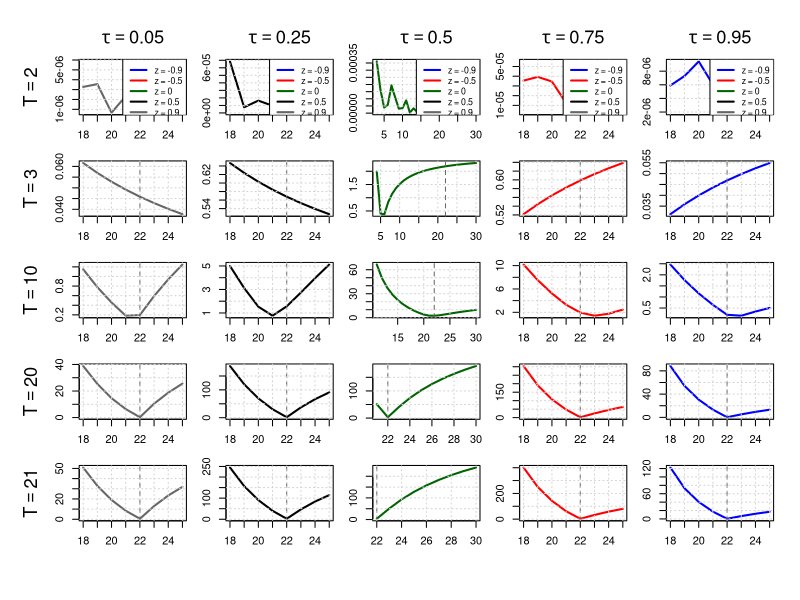

This figure's R source:
# ---------------------------------------------------------------------------
# Figure 1 — Quantile Objective under Corrected Asymmetric Laplace Noise
# ---------------------------------------------------------------------------

rgen_corrected_asy_laplace <- function(n, z, b = 1) {
  stopifnot(abs(z) < 1)
  p_neg <- (1 + z) / 2
  u <- runif(n)
  x <- numeric(n)
  idx_neg <- which(u < p_neg)
  idx_pos <- which(u >= p_neg)
  x[idx_neg] <- -rexp(length(idx_neg), rate = (1 + z) / b)
  x[idx_pos] <-  rexp(length(idx_pos), rate = (1 - z) / b)
  return(x)
}

asy_laplace_variance <- function(z) {
  stopifnot(abs(z) < 1)
  b <- 1  # since the variance will be scaled later
  p_neg <- (1 + z) / 2
  p_pos <- (1 - z) / 2
  rate_neg <- (1 + z) / b
  rate_pos <- (1 - z) / b
  var_neg <- 2 / rate_neg^2
  var_pos <- 2 / rate_pos^2
  mu_neg <- -1 / rate_neg
  mu_pos <- 1 / rate_pos
  mu <- p_neg * mu_neg + p_pos * mu_pos
  ex2 <- p_neg * (var_neg + mu_neg^2) + p_pos * (var_pos + mu_pos^2)
  return(ex2 - mu^2)
}

compute_noise_scale <- function(A, snr, z) {
  sqrt((A / snr)^2 / asy_laplace_variance(z))
}

quantile_loss <- function(u, tau) u * (tau - (u < 0))

med_weighted_tau <- function(I, l, s, tau) {
  T <- length(I)
  x <- I * exp(((1:T) - l)^2 / s^2)
  w <- exp(-((1:T) - l)^2 / s^2)
  o <- order(x); x_sorted <- x[o]; w_sorted <- w[o]
  cum_w <- cumsum(w_sorted)
  k <- min(which(cum_w >= tau * sum(w_sorted)))
  x_sorted[k]
}

compute_a <- function(I, l, s, tau) med_weighted_tau(I, l, s, tau)

objective_function <- function(I, a, l, s, tau) {
  t <- seq_along(I)
  mean(quantile_loss(I - a * exp(-((t - l)^2) / s^2), tau))
}

search_best_s <- function(I, l, tau) {
  optimize(function(s) objective_function(I, compute_a(I, l, s, tau), l, s, tau),
           interval = c(1, 20), tol = 1e-4)$minimum
}

simulate_quantile_objective <- function(T, A, L, S, h, tau, snr, z, seed = NULL, force_l_gt_T = FALSE) {
  if (!is.null(seed)) set.seed(seed)
  signal <- A * exp(-((1:T) - L)^2 / S^2)
  b <- compute_noise_scale(A, snr, z)
  noise <- rgen_corrected_asy_laplace(T, z, b)
  I <- signal + noise
  l_grid <- if (force_l_gt_T) seq(T + 1, h) else seq(L - 4, L + 3)
  
  data.frame(
    l = l_grid,
    loss = sapply(l_grid, function(l) {
      s <- search_best_s(I, l, tau)
      a <- compute_a(I, l, s, tau)
      objective_function(I, a, l, s, tau)
    }),
    T = T, z = z
  )
}

# --- Config ---
A_true <- 15000; L_true <- 22; S_true <- 10; h <- 30
Ts_free <- c(2, 3, 10, 20, 21)
# z_vals <- c(-0.9, -0.5, 0, 0.5, 0.9)
snr <- 1000; seed <- 280; 
# tau_vals <- c(0.25, 0.5, 0.75, 0.95)

# --- Updated Combined Panel Plot for Figure 1 ---
plot_quantile_all_tau_T <- function(results_all, L_true) {
  Ts <- sort(unique(results_all$T))
  taus <- sort(unique(results_all$tau))
  z_vals <- sort(unique(results_all$z))
  colors <- c("blue", "red", "darkgreen", "black", "grey40")
  
  nrow <- length(Ts)
  ncol <- length(taus)
  
  # pdf(file = "figure1_new_asy_laplace_all_tau_T.pdf", width = 2.5 * ncol, height = 2.5 * nrow)
  pdf(file = "figure1_new_asy_laplace_all_tau_T.pdf", width = 2.0 * ncol, height = 2.5 * nrow)
  old_par <- par(mfrow = c(nrow, ncol), mar = c(2, 2, 1.5, 1), oma = c(4, 4, 3, 1), bg = "white")
  on.exit({ par(old_par); dev.off() })
  
  for (i in seq_along(Ts)) {
    for (j in seq_along(taus)) {
      T_val <- Ts[i]
      tau_val <- taus[j]
      df_sub <- subset(results_all, T == T_val & tau == tau_val)
      
      plot(NA, xlim = range(df_sub$l), ylim = range(df_sub$loss),
           xlab = "", ylab = "", main = "", axes = FALSE)
      axis(1); axis(2)
      box()
      
      for (k in seq_along(z_vals)) {
        df_z <- subset(df_sub, z == z_vals[k])
        lines(df_z$l, df_z$loss, col = colors[k], lwd = 2)
      }
      
      abline(v = L_true, col = "gray40", lty = 2)
      grid()
      
      if (j == 1) mtext(bquote(T == .(T_val)), side = 2, line = 3, cex = 1.1)
      if (i == 1) mtext(bquote(tau == .(tau_val)), side = 3, line = 1, cex = 1.1)
      if (i == 1) {
        legend("topright", legend = paste("z =", z_vals),
               col = colors, lwd = 2, cex = 0.8)
      }
    }
  }
}

# --- Rerun simulation including tau = 0.25 ---

# results_all <- do.call(rbind, lapply(tau_vals, function(tau) {
#   do.call(rbind, lapply(z_vals, function(z) {
#     do.call(rbind, lapply(Ts_free, function(T) {
#       simulate_quantile_objective(T, A_true, L_true, S_true, h,
#                                   tau, snr, z, seed, force_l_gt_T = (tau == 0.5))
#     })) -> res_z
#     res_z$z <- z
#     res_z$tau <- tau
#     res_z
#   }))
# }))


z_vals <- c(-0.9, -0.5, 0, 0.5, 0.9)
tau_z_pairs <- data.frame(z = z_vals, tau = (1 - z_vals) / 2)

results_all <- do.call(rbind, lapply(1:nrow(tau_z_pairs), function(i) {
  z <- tau_z_pairs$z[i]
  tau <- tau_z_pairs$tau[i]
  
  res_z <- do.call(rbind, lapply(Ts_free, function(T) {
    simulate_quantile_objective(T, A_true, L_true, S_true, h,
                                tau, snr, z, seed, force_l_gt_T = (tau == 0.5))
  }))
  res_z$z <- z
  res_z$tau <- tau
  res_z
}))


plot_quantile_all_tau_T(results_all, L_true)
cat("Figure 1 saved to figure1_new_asy_laplace_all_tau_T.pdf\n")
